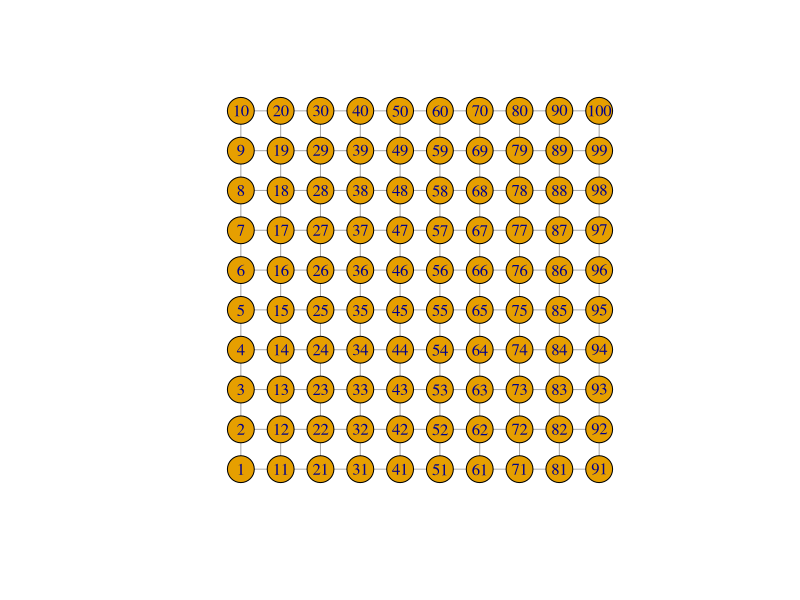

The R script that drew this image:
library(igraph)
library(SparseM)

# grid sampling.
sample_grid = function(N_x, N_y, xlim = c(-1,1), ylim = c(-1,1)) {

  
  # bounding box 
  min_x <- xlim[1]
  max_x <- xlim[2]
  min_y <- ylim[1]
  max_y <- ylim[2]

  
  x_locs <- seq(0, N_x)
  y_locs <- seq(0, N_y)
  
  N_grid <- N_x * N_y
  
  x <- rep(0, length(N_grid))
  y <- rep(0, length(N_grid))
  
  for(i in 1:N_x){
    for(j in 1:N_y) {
      x[N_y * (i-1) + j] <- x_locs[i]
      y[N_y * (i-1) + j] <- y_locs[j]
    }
  }
  
  locations <- cbind(x,y)
  
  return(locations)
}

N_x <- 10
N_y <- 10

# node locations
Vert <- sample_grid(N_x,N_y)

# edges...

# horizontally...
fromH <- c()
for(i in 1:(N_x-1)){
  fromH <- c(fromH, seq(0,(N_y*N_x-N_x), length.out = (N_y)) + i)
}
toH <- fromH + 1

# vertically...
fromV <- 1:(N_x*N_y-N_x)
toV <- fromV + N_x


Edges <- data.frame(from = c(fromH, fromV), to = c(toH, toV)) # , weights = rep(1,(2*N_x*N_y - (N_x+N_y))))     

# To test that currents caculated correctly, produced a random set of edge conductances. To get the 10x10 resistor mesh problem again,
# just insert   Edges$weight <- rep(1, nrow(Edges))
set.seed(1)
weight <- rlnorm(n = nrow(Edges), meanlog = 0, sdlog = 1)
Edges$weight <- weight

Verts <- data.frame(label = 1:(N_x*N_y))
the_graph <- graph_from_data_frame(Edges, vertices = Verts, directed = FALSE)
lo <- layout.norm(as.matrix(Vert))
plot(the_graph, layout = lo, directed = FALSE, edge.arrow.size=0)


# solving
L <- laplacian_matrix(the_graph, weights = weight)

# boundary conditions on 68, 12: 
# draw 1 amp @ 12
# inject 1 amp @ 68

q <- matrix(rep(0, nrow(Vert)), ncol = 1)
q[68,] <- +1
q[12,] <- -1

# solve
p <- solve(L,q)


R <- p[68,] - p[12,]


# investigating why the weights aren't working!
neighbours <- which(Edges$from == 68 | Edges$to == 68)
potential_diffs <- p[Edges$from,] - p[Edges$to,]
currents <- potential_diffs * Edges$weight
what <- cbind(Edges,p[Edges$from,], p[Edges$to,], currents)
what[neighbours,]

print(R)

# exact solution for effective resistance between 68 and 12 with 10x10 and all 1ohm
exact <- 455859137025721/283319837425200
